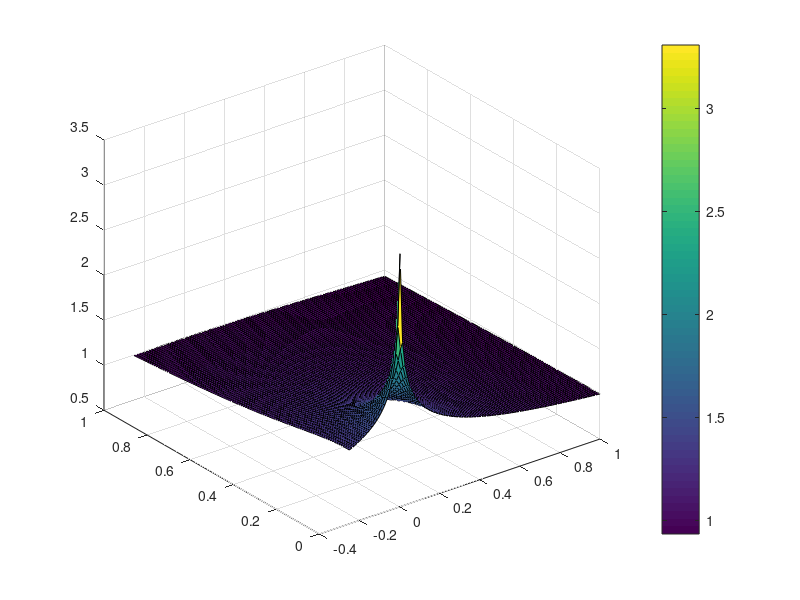

MATLAB code for this plot:
u = @(x, y) 1./(x.^2 + y.^2).^(1/10);

x = linspace(-0.25, 1); 
y = linspace(0, 1);
[X, Y] = meshgrid(x, y);
Z = zeros(size(X));
for i = 1:100
    for j = 1:100
        Z(j, i) = u(x(i), y(j));
    end
end

surf(X, Y, Z);
colorbar